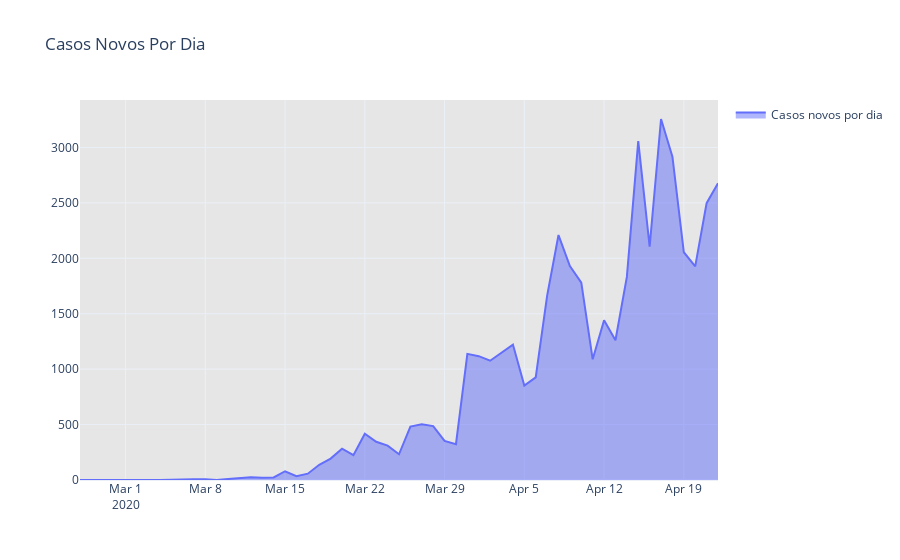

Notebook source saved alongside this figure:
### Code cell
from datetime import datetime
now = datetime.now()
fig2 = go.Figure()
    
fig2.add_trace(go.Scatter(x = casosNovosDia.data, y = casosNovosDia['casosNovos'], name="Casos novos por dia",fill='tonexty'))


fig2.update_layout(title='Casos Novos Por Dia',
                   plot_bgcolor='rgb(230, 230,230)',
                   showlegend=True, template="plotly_white",
)

fig2.show()
plotly.offline.plot(fig2, filename='HTML/NovosCasosBrasilDia.html', auto_open=False)

### Figure 1 — Plotly figure (JSON) as saved in the notebook; plotly's stock layout.template omitted (floating-point values rounded to 4 significant figures)
{"data": [{"fill": "tonexty", "name": "Casos novos por dia", "type": "scatter", "x": ["2020-02-26", "2020-02-27", "2020-02-28", "2020-02-29", "2020-03-01", "2020-03-02", "2020-03-03", "2020-03-04", "2020-03-05", "2020-03-06", "2020-03-07", "2020-03-08", "2020-03-09", "2020-03-10", "2020-03-11", "2020-03-12", "2020-03-13", "2020-03-14", "2020-03-15", "2020-03-16", "2020-03-17", "2020-03-18", "2020-03-19", "2020-03-20", "2020-03-21", "2020-03-22", "2020-03-23", "2020-03-24", "2020-03-25", "2020-03-26", "2020-03-27", "2020-03-28", "2020-03-29", "2020-03-30", "2020-03-31", "2020-04-01", "2020-04-02", "2020-04-03", "2020-04-04", "2020-04-05", "2020-04-06", "2020-04-07", "2020-04-08", "2020-04-09", "2020-04-10", "2020-04-11", "2020-04-12", "2020-04-13", "2020-04-14", "2020-04-15", "2020-04-16", "2020-04-17", "2020-04-18", "2020-04-19", "2020-04-20", "2020-04-21", "2020-04-22"], "y": [1, 0, 0, 1, 0, 0, 0, 1, 4, 6, 6, 6, 0, 9, 18, 25, 21, 23, 79, 34, 57, 137, 193, 283, 224, 418, 345, 310, 232, 482, 502, 486, 353, 323, 1138, 1117, 1076, 1146, 1222, 852, 926, 1661, 2210, 1930, 1781, 1089, 1442, 1261, 1832, 3058, 2105, 3257, 2917, 2055, 1927, 2498, 2678]}], "layout": {"plot_bgcolor": "rgb(230, 230,230)", "showlegend": true, "title": {"text": "Casos Novos Por Dia"}}}
